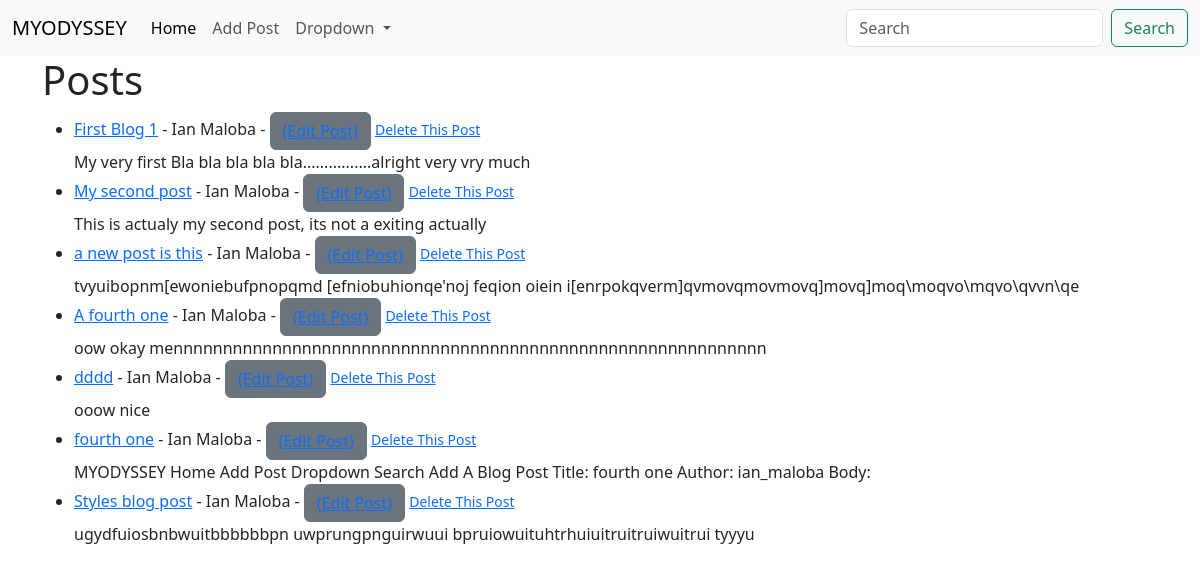
The app's page /, older data.
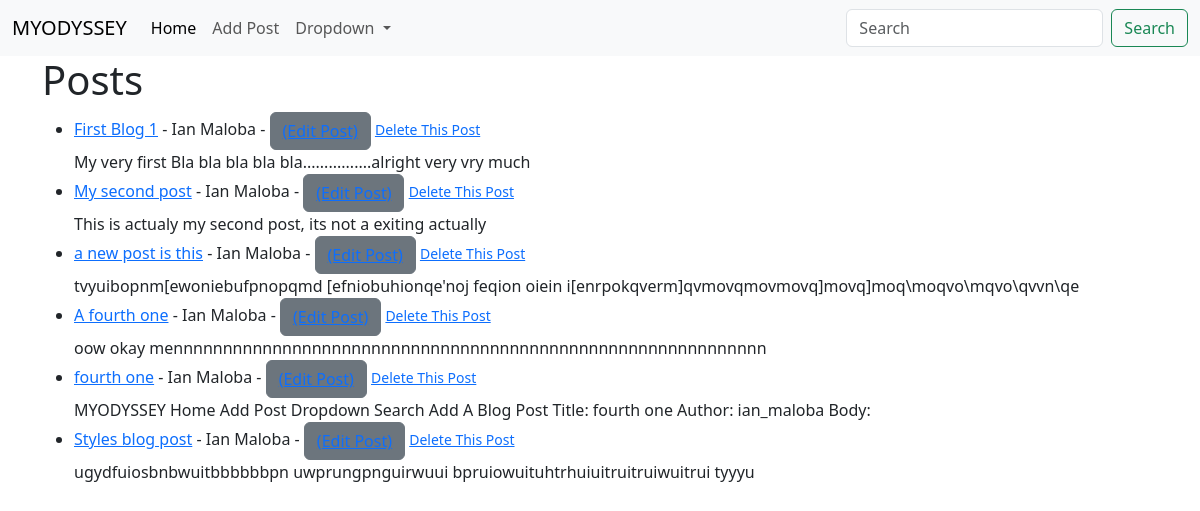
The same page, newer data.
### blog/models.py (models this page shows, shortened)
class Post(models.Model):
    title = models.CharField(max_length=255)
    author = models.ForeignKey(User, on_delete=models.CASCADE)
    body = models.TextField()
    post_date = models.DateField(auto_now_add=True)

### blog/views.py (the view)
# urls.py: path('', HomeView.as_view(), name="home"),
class HomeView(ListView):
    model = Post
    template_name = "home.html"
    ordering = ['-post_date']

### blog/templates/home.html
{% extends 'base.html' %}
{% block content %}
    <h1>Posts</h1>
    <ul>
        {% for post in object_list %}
            <li>
                <a href="{% url 'article-detail' post.pk %}">{{ post.title }}</a> - {{ post.author.first_name }}
                {{ post.author.last_name }} - <button class="btn btn-secondary"><a href="{% url 'update_post' post.pk %}">(Edit Post)</a></button> <small><a href="{% url 'delete_post' post.pk %}">Delete This Post</a></small><br>
                {{ post.body }}
            </li>
        {% endfor %}
    </ul>
{% endblock %}

Row changes from the older to the newer data that the page shows:
removed Post: title "dddd", author.first_name "Ian", author.last_name "Maloba", body "ooow nice"
